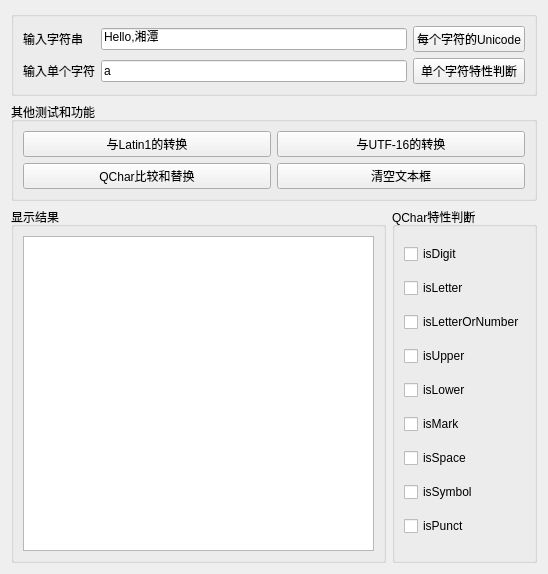
<?xml version="1.0" encoding="UTF-8"?>
<ui version="4.0">
 <class>Widget</class>
 <widget class="QWidget" name="Widget">
  <property name="geometry">
   <rect>
    <x>0</x>
    <y>0</y>
    <width>548</width>
    <height>574</height>
   </rect>
  </property>
  <property name="windowTitle">
   <string>Widget</string>
  </property>
  <layout class="QVBoxLayout" name="verticalLayout">
   <item>
    <widget class="QGroupBox" name="groupBox">
     <property name="title">
      <string/>
     </property>
     <layout class="QGridLayout" name="gridLayout">
      <item row="0" column="0">
       <widget class="QLabel" name="label">
        <property name="text">
         <string>输入字符串</string>
        </property>
       </widget>
      </item>
      <item row="0" column="1">
       <widget class="QLineEdit" name="editStr">
        <property name="text">
         <string>Hello,湘潭</string>
        </property>
       </widget>
      </item>
      <item row="0" column="2">
       <widget class="QPushButton" name="btnGetChars">
        <property name="text">
         <string>每个字符的Unicode</string>
        </property>
       </widget>
      </item>
      <item row="1" column="0">
       <widget class="QLabel" name="label_2">
        <property name="text">
         <string>输入单个字符</string>
        </property>
       </widget>
      </item>
      <item row="1" column="1">
       <widget class="QLineEdit" name="editChar">
        <property name="text">
         <string>a</string>
        </property>
       </widget>
      </item>
      <item row="1" column="2">
       <widget class="QPushButton" name="btnCharJudge">
        <property name="text">
         <string>单个字符特性判断</string>
        </property>
       </widget>
      </item>
     </layout>
    </widget>
   </item>
   <item>
    <widget class="QGroupBox" name="groupBox_2">
     <property name="title">
      <string>其他测试和功能</string>
     </property>
     <layout class="QGridLayout" name="gridLayout_2">
      <item row="0" column="0">
       <widget class="QPushButton" name="btnConvLatin1">
        <property name="text">
         <string>与Latin1的转换</string>
        </property>
       </widget>
      </item>
      <item row="0" column="1">
       <widget class="QPushButton" name="btnConvUTF16">
        <property name="text">
         <string>与UTF-16的转换</string>
        </property>
       </widget>
      </item>
      <item row="1" column="0">
       <widget class="QPushButton" name="btnCompare">
        <property name="text">
         <string>QChar比较和替换</string>
        </property>
       </widget>
      </item>
      <item row="1" column="1">
       <widget class="QPushButton" name="btnClear">
        <property name="text">
         <string>清空文本框</string>
        </property>
       </widget>
      </item>
     </layout>
    </widget>
   </item>
   <item>
    <layout class="QHBoxLayout" name="horizontalLayout">
     <item>
      <widget class="QGroupBox" name="groupBox_3">
       <property name="title">
        <string>显示结果</string>
       </property>
       <layout class="QGridLayout" name="gridLayout_3">
        <item row="0" column="0">
         <widget class="QPlainTextEdit" name="plainTextEdit"/>
        </item>
       </layout>
      </widget>
     </item>
     <item>
      <widget class="QGroupBox" name="groupBox_4">
       <property name="title">
        <string>QChar特性判断</string>
       </property>
       <layout class="QGridLayout" name="gridLayout_4">
        <item row="0" column="0">
         <widget class="QCheckBox" name="chkDigit">
          <property name="text">
           <string>isDigit</string>
          </property>
         </widget>
        </item>
        <item row="1" column="0">
         <widget class="QCheckBox" name="chkLetter">
          <property name="text">
           <string>isLetter</string>
          </property>
         </widget>
        </item>
        <item row="2" column="0">
         <widget class="QCheckBox" name="chkLetterOrNumber">
          <property name="text">
           <string>isLetterOrNumber</string>
          </property>
         </widget>
        </item>
        <item row="3" column="0">
         <widget class="QCheckBox" name="chkUpper">
          <property name="text">
           <string>isUpper</string>
          </property>
         </widget>
        </item>
        <item row="4" column="0">
         <widget class="QCheckBox" name="chkLower">
          <property name="text">
           <string>isLower</string>
          </property>
         </widget>
        </item>
        <item row="5" column="0">
         <widget class="QCheckBox" name="chkMark">
          <property name="text">
           <string>isMark</string>
          </property>
         </widget>
        </item>
        <item row="6" column="0">
         <widget class="QCheckBox" name="chkSpace">
          <property name="text">
           <string>isSpace</string>
          </property>
         </widget>
        </item>
        <item row="7" column="0">
         <widget class="QCheckBox" name="chkSymbol">
          <property name="text">
           <string>isSymbol</string>
          </property>
         </widget>
        </item>
        <item row="8" column="0">
         <widget class="QCheckBox" name="chkPunct">
          <property name="text">
           <string>isPunct</string>
          </property>
         </widget>
        </item>
       </layout>
      </widget>
     </item>
    </layout>
   </item>
  </layout>
 </widget>
 <resources/>
 <connections/>
</ui>
